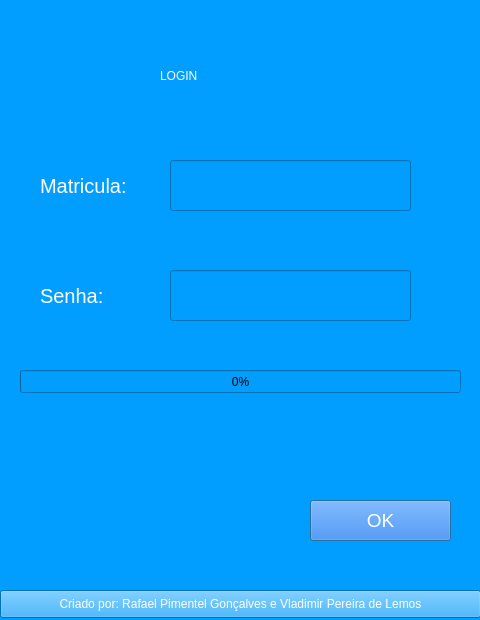
<?xml version="1.0" encoding="UTF-8"?>
<ui version="4.0">
 <class>Dialog</class>
 <widget class="QDialog" name="Dialog">
  <property name="geometry">
   <rect>
    <x>0</x>
    <y>0</y>
    <width>480</width>
    <height>620</height>
   </rect>
  </property>
  <property name="windowTitle">
   <string>Dialog</string>
  </property>
  <property name="styleSheet">
   <string notr="true">background-color: rgb(2, 158, 255);</string>
  </property>
  <widget class="QLabel" name="label_2">
   <property name="geometry">
    <rect>
     <x>40</x>
     <y>170</y>
     <width>101</width>
     <height>31</height>
    </rect>
   </property>
   <property name="styleSheet">
    <string notr="true">font-size:15pt; color:white</string>
   </property>
   <property name="text">
    <string>Matricula:</string>
   </property>
  </widget>
  <widget class="QLineEdit" name="email">
   <property name="geometry">
    <rect>
     <x>170</x>
     <y>160</y>
     <width>241</width>
     <height>51</height>
    </rect>
   </property>
   <property name="styleSheet">
    <string notr="true">font-size:14pt; color:rgb(243, 243, 243)</string>
   </property>
  </widget>
  <widget class="QLineEdit" name="password">
   <property name="geometry">
    <rect>
     <x>170</x>
     <y>270</y>
     <width>241</width>
     <height>51</height>
    </rect>
   </property>
   <property name="styleSheet">
    <string notr="true">font-size:14pt; color:rgb(243, 243, 243)</string>
   </property>
   <property name="text">
    <string/>
   </property>
  </widget>
  <widget class="QLabel" name="label_3">
   <property name="geometry">
    <rect>
     <x>40</x>
     <y>280</y>
     <width>111</width>
     <height>31</height>
    </rect>
   </property>
   <property name="styleSheet">
    <string notr="true">font-size:15pt; color:white</string>
   </property>
   <property name="text">
    <string>Senha:</string>
   </property>
  </widget>
  <widget class="QPushButton" name="loginbutton">
   <property name="geometry">
    <rect>
     <x>310</x>
     <y>500</y>
     <width>141</width>
     <height>41</height>
    </rect>
   </property>
   <property name="styleSheet">
    <string notr="true"> font-size:14pt; color:rgb(255, 255, 255);
background-color: rgb(5, 113, 255);</string>
   </property>
   <property name="text">
    <string>OK</string>
   </property>
  </widget>
  <widget class="QPushButton" name="createaccbutton">
   <property name="geometry">
    <rect>
     <x>0</x>
     <y>590</y>
     <width>481</width>
     <height>28</height>
    </rect>
   </property>
   <property name="styleSheet">
    <string notr="true">color:rgb(255, 255, 255)</string>
   </property>
   <property name="text">
    <string>Criado por: Rafael Pimentel Gonçalves e Vladimir Pereira de Lemos</string>
   </property>
  </widget>
  <widget class="QLabel" name="label_4">
   <property name="geometry">
    <rect>
     <x>160</x>
     <y>30</y>
     <width>181</width>
     <height>91</height>
    </rect>
   </property>
   <property name="styleSheet">
    <string notr="true">color: rgb(255, 255, 255);
font: 70pt &quot;Haettenschweiler&quot;;</string>
   </property>
   <property name="text">
    <string>LOGIN</string>
   </property>
  </widget>
  <widget class="QProgressBar" name="progressBar">
   <property name="geometry">
    <rect>
     <x>20</x>
     <y>370</y>
     <width>441</width>
     <height>23</height>
    </rect>
   </property>
   <property name="value">
    <number>0</number>
   </property>
  </widget>
 </widget>
 <resources/>
 <connections/>
</ui>
